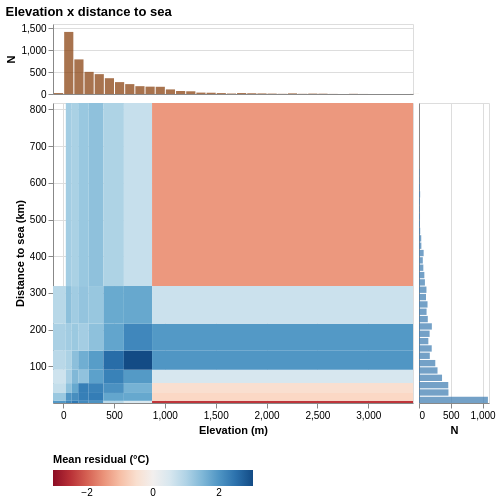

Write the Vega-Lite specification saved for this chart.
### Vega-Lite specification from a JSON file in a GitHub repository (floating-point values rounded to 4 significant figures; data arrays with more than 128 entries replaced by an {"elided": "..."} marker saying what was removed)
{"config": {"view": {"continuousWidth": 300, "continuousHeight": 300}}, "vconcat": [{"data": {"name": "data-66037dbc5dd7e091d990e2fe1abac311"}, "mark": {"type": "bar", "color": "#8B4513", "opacity": 0.75}, "encoding": {"x": {"axis": {"labels": false, "ticks": false}, "bin": {"maxbins": 40}, "field": "val", "scale": {"domain": [-100.0, 3440.0], "nice": false, "zero": false}, "title": null, "type": "quantitative"}, "y": {"aggregate": "count", "axis": {"tickCount": 3}, "title": "N", "type": "quantitative"}}, "height": 70, "width": 360}, {"hconcat": [{"data": {"name": "data-8ab3fc52ba7f98ec83175732b43fcf0d"}, "mark": {"type": "rect"}, "encoding": {"color": {"field": "color_val", "legend": {"orient": "bottom"}, "scale": {"domain": [-3.031, 3.031], "scheme": "redblue"}, "title": "Mean residual (°C)", "type": "quantitative"}, "tooltip": [{"field": "x_lo", "format": ".3g", "title": "Elevation (m) from", "type": "quantitative"}, {"field": "x_hi", "format": ".3g", "title": "Elevation (m) to", "type": "quantitative"}, {"field": "y_lo", "format": ".3g", "title": "Distance to sea (km) from", "type": "quantitative"}, {"field": "y_hi", "format": ".3g", "title": "Distance to sea (km) to", "type": "quantitative"}, {"field": "color_val", "format": ".3f", "title": "Mean residual (°C)", "type": "quantitative"}, {"field": "n", "title": "Observations", "type": "quantitative"}], "x": {"field": "x_lo", "scale": {"domain": [-100.0, 3440.0], "nice": false, "zero": false}, "title": "Elevation (m)", "type": "quantitative"}, "x2": {"field": "x_hi"}, "y": {"field": "y_lo", "scale": {"domain": [0.004052, 817.5], "nice": false, "zero": false}, "title": "Distance to sea (km)", "type": "quantitative"}, "y2": {"field": "y_hi"}}, "height": 300, "width": 360}, {"data": {"name": "data-4d88e7cbfd5fcd63499e3349062adf8d"}, "mark": {"type": "bar", "color": "#4682B4", "opacity": 0.75}, "encoding": {"x": {"aggregate": "count", "axis": {"tickCount": 3}, "title": "N", "type": "quantitative"}, "y": {"axis": {"labels": false, "ticks": false}, "bin": {"maxbins": 40}, "field": "val", "scale": {"domain": [0.004052, 817.5], "nice": false, "zero": false}, "title": null, "type": "quantitative"}}, "height": 300, "width": 70}], "spacing": 4}], "spacing": 2, "title": "Elevation x distance to sea", "$schema": "https://vega.github.io/schema/vega-lite/v6.4.1.json", "datasets": {"data-66037dbc5dd7e091d990e2fe1abac311": {"elided": "4999 records"}, "data-8ab3fc52ba7f98ec83175732b43fcf0d": [{"bin_x": "(-inf, 26]", "bin_y": "(-inf, 5.948150791184195]", "color_val": 1.957, "n": 509200.0, "x_lo": -100.0, "x_hi": 26.0, "y_lo": 0.004052, "y_hi": 5.948}, {"bin_x": "(-inf, 26]", "bin_y": "(5.948150791184195, 27.36792457208091]", "color_val": 1.245, "n": 184800.0, "x_lo": -100.0, "x_hi": 26.0, "y_lo": 5.948, "y_hi": 27.37}, {"bin_x": "(-inf, 26]", "bin_y": "(27.36792457208091, 54.1768918034798]", "color_val": 0.7636, "n": 95740.0, "x_lo": -100.0, "x_hi": 26.0, "y_lo": 27.37, "y_hi": 54.18}, {"bin_x": "(-inf, 26]", "bin_y": "(54.1768918034798, 90.71439486687055]", "color_val": 0.6522, "n": 61850.0, "x_lo": -100.0, "x_hi": 26.0, "y_lo": 54.18, "y_hi": 90.71}, {"bin_x": "(-inf, 26]", "bin_y": "(90.71439486687055, 142.7214605291484]", "color_val": 0.8928, "n": 20340.0, "x_lo": -100.0, "x_hi": 26.0, "y_lo": 90.71, "y_hi": 142.7}, {"bin_x": "(-inf, 26]", "bin_y": "(142.7214605291484, 216.23578561289594]", "color_val": 1.067, "n": 4054.0, "x_lo": -100.0, "x_hi": 26.0, "y_lo": 142.7, "y_hi": 216.2}, {"bin_x": "(-inf, 26]", "bin_y": "(216.23578561289594, 318.70789517142174]", "color_val": 0.9091, "n": 1982.0, "x_lo": -100.0, "x_hi": 26.0, "y_lo": 216.2, "y_hi": 318.7}, {"bin_x": "(-inf, 26]", "bin_y": "(318.70789517142174, inf]", "color_val": null, "n": null, "x_lo": -100.0, "x_hi": 26.0, "y_lo": 318.7, "y_hi": 817.5}, {"bin_x": "(26, 84]", "bin_y": "(-inf, 5.948150791184195]", "color_val": 2.227, "n": 217100.0, "x_lo": 26.0, "x_hi": 84.0, "y_lo": 0.004052, "y_hi": 5.948}, {"bin_x": "(26, 84]", "bin_y": "(5.948150791184195, 27.36792457208091]", "color_val": 1.999, "n": 219000.0, "x_lo": 26.0, "x_hi": 84.0, "y_lo": 5.948, "y_hi": 27.37}, {"bin_x": "(26, 84]", "bin_y": "(27.36792457208091, 54.1768918034798]", "color_val": 1.35, "n": 124200.0, "x_lo": 26.0, "x_hi": 84.0, "y_lo": 27.37, "y_hi": 54.18}, {"bin_x": "(26, 84]", "bin_y": "(54.1768918034798, 90.71439486687055]", "color_val": 1.092, "n": 116900.0, "x_lo": 26.0, "x_hi": 84.0, "y_lo": 54.18, "y_hi": 90.71}, {"bin_x": "(26, 84]", "bin_y": "(90.71439486687055, 142.7214605291484]", "color_val": 1.041, "n": 90990.0, "x_lo": 26.0, "x_hi": 84.0, "y_lo": 90.71, "y_hi": 142.7}, {"bin_x": "(26, 84]", "bin_y": "(142.7214605291484, 216.23578561289594]", "color_val": 1.161, "n": 75160.0, "x_lo": 26.0, "x_hi": 84.0, "y_lo": 142.7, "y_hi": 216.2}, {"bin_x": "(26, 84]", "bin_y": "(216.23578561289594, 318.70789517142174]", "color_val": 1.364, "n": 10720.0, "x_lo": 26.0, "x_hi": 84.0, "y_lo": 216.2, "y_hi": 318.7}, {"bin_x": "(26, 84]", "bin_y": "(318.70789517142174, inf]", "color_val": 1.143, "n": 13940.0, "x_lo": 26.0, "x_hi": 84.0, "y_lo": 318.7, "y_hi": 817.5}, {"bin_x": "(84, 148]", "bin_y": "(-inf, 5.948150791184195]", "color_val": 2.427, "n": 64530.0, "x_lo": 84.0, "x_hi": 148.0, "y_lo": 0.004052, "y_hi": 5.948}, {"bin_x": "(84, 148]", "bin_y": "(5.948150791184195, 27.36792457208091]", "color_val": 2.112, "n": 135400.0, "x_lo": 84.0, "x_hi": 148.0, "y_lo": 5.948, "y_hi": 27.37}, {"bin_x": "(84, 148]", "bin_y": "(27.36792457208091, 54.1768918034798]", "color_val": 1.734, "n": 105800.0, "x_lo": 84.0, "x_hi": 148.0, "y_lo": 27.37, "y_hi": 54.18}, {"bin_x": "(84, 148]", "bin_y": "(54.1768918034798, 90.71439486687055]", "color_val": 1.48, "n": 87360.0, "x_lo": 84.0, "x_hi": 148.0, "y_lo": 54.18, "y_hi": 90.71}, {"bin_x": "(84, 148]", "bin_y": "(90.71439486687055, 142.7214605291484]", "color_val": 1.375, "n": 98120.0, "x_lo": 84.0, "x_hi": 148.0, "y_lo": 90.71, "y_hi": 142.7}, {"bin_x": "(84, 148]", "bin_y": "(142.7214605291484, 216.23578561289594]", "color_val": 1.229, "n": 80920.0, "x_lo": 84.0, "x_hi": 148.0, "y_lo": 142.7, "y_hi": 216.2}, {"bin_x": "(84, 148]", "bin_y": "(216.23578561289594, 318.70789517142174]", "color_val": 1.167, "n": 99550.0, "x_lo": 84.0, "x_hi": 148.0, "y_lo": 216.2, "y_hi": 318.7}, {"bin_x": "(84, 148]", "bin_y": "(318.70789517142174, inf]", "color_val": 1.061, "n": 192000.0, "x_lo": 84.0, "x_hi": 148.0, "y_lo": 318.7, "y_hi": 817.5}, {"bin_x": "(148, 251]", "bin_y": "(-inf, 5.948150791184195]", "color_val": 2.158, "n": 28790.0, "x_lo": 148.0, "x_hi": 251.0, "y_lo": 0.004052, "y_hi": 5.948}, {"bin_x": "(148, 251]", "bin_y": "(5.948150791184195, 27.36792457208091]", "color_val": 2.329, "n": 96560.0, "x_lo": 148.0, "x_hi": 251.0, "y_lo": 5.948, "y_hi": 27.37}, {"bin_x": "(148, 251]", "bin_y": "(27.36792457208091, 54.1768918034798]", "color_val": 2.329, "n": 116700.0, "x_lo": 148.0, "x_hi": 251.0, "y_lo": 27.37, "y_hi": 54.18}, {"bin_x": "(148, 251]", "bin_y": "(54.1768918034798, 90.71439486687055]", "color_val": 1.33, "n": 80060.0, "x_lo": 148.0, "x_hi": 251.0, "y_lo": 54.18, "y_hi": 90.71}, {"bin_x": "(148, 251]", "bin_y": "(90.71439486687055, 142.7214605291484]", "color_val": 1.637, "n": 111200.0, "x_lo": 148.0, "x_hi": 251.0, "y_lo": 90.71, "y_hi": 142.7}, {"bin_x": "(148, 251]", "bin_y": "(142.7214605291484, 216.23578561289594]", "color_val": 1.136, "n": 108900.0, "x_lo": 148.0, "x_hi": 251.0, "y_lo": 142.7, "y_hi": 216.2}, {"bin_x": "(148, 251]", "bin_y": "(216.23578561289594, 318.70789517142174]", "color_val": 1.297, "n": 128200.0, "x_lo": 148.0, "x_hi": 251.0, "y_lo": 216.2, "y_hi": 318.7}, {"bin_x": "(148, 251]", "bin_y": "(318.70789517142174, inf]", "color_val": 1.248, "n": 206600.0, "x_lo": 148.0, "x_hi": 251.0, "y_lo": 318.7, "y_hi": 817.5}, {"bin_x": "(251, 396]", "bin_y": "(-inf, 5.948150791184195]", "color_val": 2.049, "n": 9216.0, "x_lo": 251.0, "x_hi": 396.0, "y_lo": 0.004052, "y_hi": 5.948}, {"bin_x": "(251, 396]", "bin_y": "(5.948150791184195, 27.36792457208091]", "color_val": 2.359, "n": 84650.0, "x_lo": 251.0, "x_hi": 396.0, "y_lo": 5.948, "y_hi": 27.37}, {"bin_x": "(251, 396]", "bin_y": "(27.36792457208091, 54.1768918034798]", "color_val": 2.268, "n": 109900.0, "x_lo": 251.0, "x_hi": 396.0, "y_lo": 27.37, "y_hi": 54.18}, {"bin_x": "(251, 396]", "bin_y": "(54.1768918034798, 90.71439486687055]", "color_val": 1.83, "n": 111400.0, "x_lo": 251.0, "x_hi": 396.0, "y_lo": 54.18, "y_hi": 90.71}, {"bin_x": "(251, 396]", "bin_y": "(90.71439486687055, 142.7214605291484]", "color_val": 1.893, "n": 97060.0, "x_lo": 251.0, "x_hi": 396.0, "y_lo": 90.71, "y_hi": 142.7}, {"bin_x": "(251, 396]", "bin_y": "(142.7214605291484, 216.23578561289594]", "color_val": 1.35, "n": 124900.0, "x_lo": 251.0, "x_hi": 396.0, "y_lo": 142.7, "y_hi": 216.2}, {"bin_x": "(251, 396]", "bin_y": "(216.23578561289594, 318.70789517142174]", "color_val": 1.264, "n": 162000.0, "x_lo": 251.0, "x_hi": 396.0, "y_lo": 216.2, "y_hi": 318.7}, {"bin_x": "(251, 396]", "bin_y": "(318.70789517142174, inf]", "color_val": 1.344, "n": 161200.0, "x_lo": 251.0, "x_hi": 396.0, "y_lo": 318.7, "y_hi": 817.5}, {"bin_x": "(396, 597]", "bin_y": "(-inf, 5.948150791184195]", "color_val": 0.8737, "n": 10670.0, "x_lo": 396.0, "x_hi": 597.0, "y_lo": 0.004052, "y_hi": 5.948}, {"bin_x": "(396, 597]", "bin_y": "(5.948150791184195, 27.36792457208091]", "color_val": 1.759, "n": 53990.0, "x_lo": 396.0, "x_hi": 597.0, "y_lo": 5.948, "y_hi": 27.37}, {"bin_x": "(396, 597]", "bin_y": "(27.36792457208091, 54.1768918034798]", "color_val": 2.059, "n": 111900.0, "x_lo": 396.0, "x_hi": 597.0, "y_lo": 27.37, "y_hi": 54.18}, {"bin_x": "(396, 597]", "bin_y": "(54.1768918034798, 90.71439486687055]", "color_val": 2.287, "n": 140700.0, "x_lo": 396.0, "x_hi": 597.0, "y_lo": 54.18, "y_hi": 90.71}, {"bin_x": "(396, 597]", "bin_y": "(90.71439486687055, 142.7214605291484]", "color_val": 2.568, "n": 99310.0, "x_lo": 396.0, "x_hi": 597.0, "y_lo": 90.71, "y_hi": 142.7}, {"bin_x": "(396, 597]", "bin_y": "(142.7214605291484, 216.23578561289594]", "color_val": 1.772, "n": 118200.0, "x_lo": 396.0, "x_hi": 597.0, "y_lo": 142.7, "y_hi": 216.2}, {"bin_x": "(396, 597]", "bin_y": "(216.23578561289594, 318.70789517142174]", "color_val": 1.703, "n": 162700.0, "x_lo": 396.0, "x_hi": 597.0, "y_lo": 216.2, "y_hi": 318.7}, {"bin_x": "(396, 597]", "bin_y": "(318.70789517142174, inf]", "color_val": 1.018, "n": 178400.0, "x_lo": 396.0, "x_hi": 597.0, "y_lo": 318.7, "y_hi": 817.5}, {"bin_x": "(597, 874]", "bin_y": "(-inf, 5.948150791184195]", "color_val": 0.4476, "n": 16020.0, "x_lo": 597.0, "x_hi": 874.0, "y_lo": 0.004052, "y_hi": 5.948}, {"bin_x": "(597, 874]", "bin_y": "(5.948150791184195, 27.36792457208091]", "color_val": 1.729, "n": 50320.0, "x_lo": 597.0, "x_hi": 874.0, "y_lo": 5.948, "y_hi": 27.37}, {"bin_x": "(597, 874]", "bin_y": "(27.36792457208091, 54.1768918034798]", "color_val": 1.579, "n": 105100.0, "x_lo": 597.0, "x_hi": 874.0, "y_lo": 27.37, "y_hi": 54.18}, {"bin_x": "(597, 874]", "bin_y": "(54.1768918034798, 90.71439486687055]", "color_val": 1.934, "n": 152400.0, "x_lo": 597.0, "x_hi": 874.0, "y_lo": 54.18, "y_hi": 90.71}, {"bin_x": "(597, 874]", "bin_y": "(90.71439486687055, 142.7214605291484]", "color_val": 3.031, "n": 140100.0, "x_lo": 597.0, "x_hi": 874.0, "y_lo": 90.71, "y_hi": 142.7}, {"bin_x": "(597, 874]", "bin_y": "(142.7214605291484, 216.23578561289594]", "color_val": 2.204, "n": 156400.0, "x_lo": 597.0, "x_hi": 874.0, "y_lo": 142.7, "y_hi": 216.2}, {"bin_x": "(597, 874]", "bin_y": "(216.23578561289594, 318.70789517142174]", "color_val": 1.725, "n": 164600.0, "x_lo": 597.0, "x_hi": 874.0, "y_lo": 216.2, "y_hi": 318.7}, {"bin_x": "(597, 874]", "bin_y": "(318.70789517142174, inf]", "color_val": 0.7488, "n": 77260.0, "x_lo": 597.0, "x_hi": 874.0, "y_lo": 318.7, "y_hi": 817.5}, {"bin_x": "(874, inf]", "bin_y": "(-inf, 5.948150791184195]", "color_val": -2.433, "n": 14300.0, "x_lo": 874.0, "x_hi": 3440.0, "y_lo": 0.004052, "y_hi": 5.948}, {"bin_x": "(874, inf]", "bin_y": "(5.948150791184195, 27.36792457208091]", "color_val": -0.6487, "n": 45920.0, "x_lo": 874.0, "x_hi": 3440.0, "y_lo": 5.948, "y_hi": 27.37}, {"bin_x": "(874, inf]", "bin_y": "(27.36792457208091, 54.1768918034798]", "color_val": -0.4907, "n": 98110.0, "x_lo": 874.0, "x_hi": 3440.0, "y_lo": 27.37, "y_hi": 54.18}, {"bin_x": "(874, inf]", "bin_y": "(54.1768918034798, 90.71439486687055]", "color_val": 0.5146, "n": 119700.0, "x_lo": 874.0, "x_hi": 3440.0, "y_lo": 54.18, "y_hi": 90.71}, {"bin_x": "(874, inf]", "bin_y": "(90.71439486687055, 142.7214605291484]", "color_val": 1.993, "n": 211300.0, "x_lo": 874.0, "x_hi": 3440.0, "y_lo": 90.71, "y_hi": 142.7}, {"bin_x": "(874, inf]", "bin_y": "(142.7214605291484, 216.23578561289594]", "color_val": 1.949, "n": 201100.0, "x_lo": 874.0, "x_hi": 3440.0, "y_lo": 142.7, "y_hi": 216.2}, {"bin_x": "(874, inf]", "bin_y": "(216.23578561289594, 318.70789517142174]", "color_val": 0.6911, "n": 140800.0, "x_lo": 874.0, "x_hi": 3440.0, "y_lo": 216.2, "y_hi": 318.7}, {"bin_x": "(874, inf]", "bin_y": "(318.70789517142174, inf]", "color_val": -1.438, "n": 38100.0, "x_lo": 874.0, "x_hi": 3440.0, "y_lo": 318.7, "y_hi": 817.5}], "data-4d88e7cbfd5fcd63499e3349062adf8d": {"elided": "4999 records"}}}
